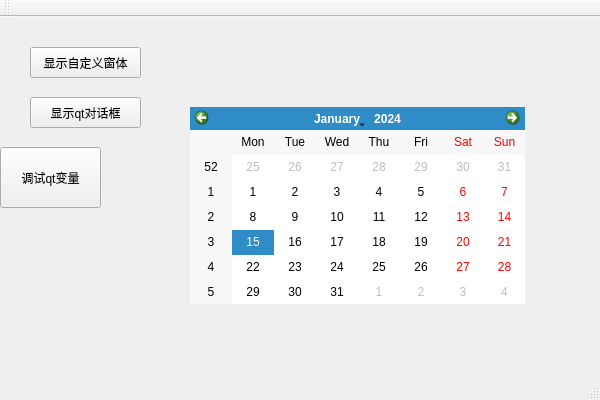
<?xml version="1.0" encoding="UTF-8"?>
<ui version="4.0">
 <class>QWindowDemoClass</class>
 <widget class="QMainWindow" name="QWindowDemoClass">
  <property name="geometry">
   <rect>
    <x>0</x>
    <y>0</y>
    <width>600</width>
    <height>400</height>
   </rect>
  </property>
  <property name="windowTitle">
   <string>QWindowDemo</string>
  </property>
  <widget class="QWidget" name="centralWidget">
   <widget class="QPushButton" name="PB_Window1">
    <property name="geometry">
     <rect>
      <x>30</x>
      <y>30</y>
      <width>111</width>
      <height>31</height>
     </rect>
    </property>
    <property name="text">
     <string>显示自定义窗体</string>
    </property>
   </widget>
   <widget class="QPushButton" name="PB_Window2">
    <property name="geometry">
     <rect>
      <x>30</x>
      <y>80</y>
      <width>111</width>
      <height>31</height>
     </rect>
    </property>
    <property name="text">
     <string>显示qt对话框</string>
    </property>
   </widget>
   <widget class="QPushButton" name="PB_Debug">
    <property name="geometry">
     <rect>
      <x>0</x>
      <y>130</y>
      <width>101</width>
      <height>61</height>
     </rect>
    </property>
    <property name="text">
     <string>调试qt变量</string>
    </property>
   </widget>
   <widget class="QCalendarWidget" name="calendarWidget">
    <property name="geometry">
     <rect>
      <x>190</x>
      <y>90</y>
      <width>335</width>
      <height>197</height>
     </rect>
    </property>
   </widget>
  </widget>
  <widget class="QMenuBar" name="menuBar">
   <property name="geometry">
    <rect>
     <x>0</x>
     <y>0</y>
     <width>600</width>
     <height>23</height>
    </rect>
   </property>
  </widget>
  <widget class="QToolBar" name="mainToolBar">
   <attribute name="toolBarArea">
    <enum>TopToolBarArea</enum>
   </attribute>
   <attribute name="toolBarBreak">
    <bool>false</bool>
   </attribute>
  </widget>
  <widget class="QStatusBar" name="statusBar"/>
 </widget>
 <layoutdefault spacing="6" margin="11"/>
 <resources>
  <include location="QWindowDemo.qrc"/>
 </resources>
 <connections/>
</ui>
